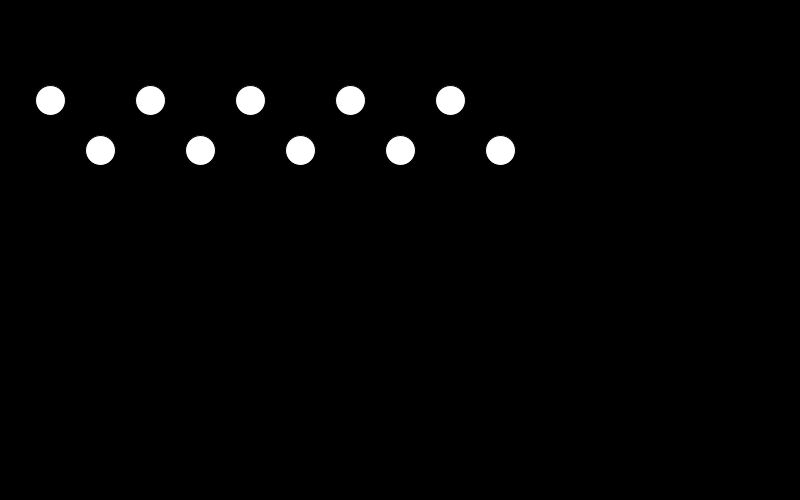
Frame 1 (no input)
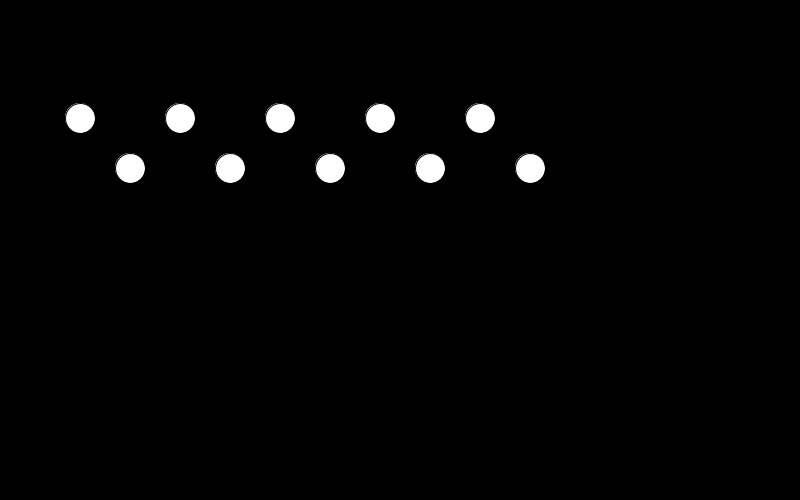
Frame 60 (the mouse pressed at the canvas centre just before this capture)
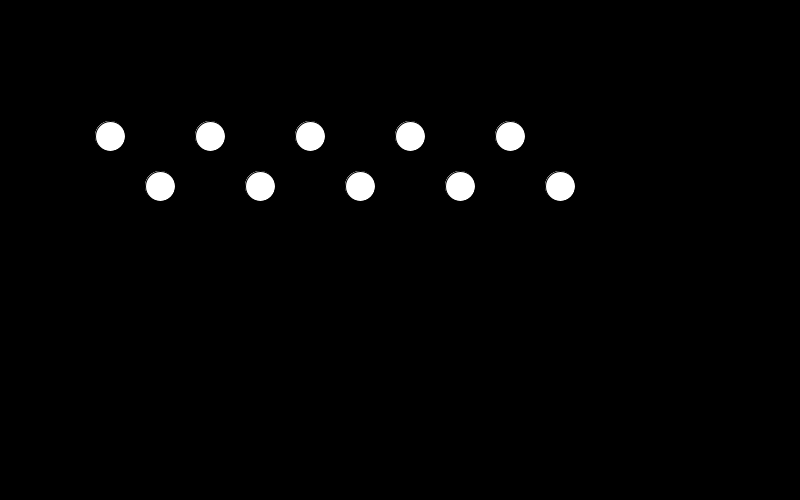
Frame 120 (the mouse held since frame 60 and released just before this capture)

The Processing sketch that drew these frames (run headless with seeded random() and noise(); from frame 60 on, the mouse is pressed at the canvas centre):

// Processing sketch: Task_4
// ── Task_4.pde
/*jeg har brugt chatgpt til at hjælpe mig
 med at forstår noget af opgaven*/

// 4.b & (h) arrays
Circle[] circles = new Circle[10];

//4a
void setup() {
  size(800, 500);
  //4.e
  circles[0]= new Circle(300, 200);



  //circles 4.i &j
  for (int i = 0; i < circles.length; i++) {
    float x = 50 + i * 50;
    float y = 100 + (i % 2) * 50;
    circles[i] = new Circle(x, y);
  }
}


//4.g
void draw() {
  background(0);
  //4.l
  for (Circle c : circles) {
    c.move(0.5, 0.3);
    c.display();
  }
}

// ── Circle.pde
//4c
class Circle {
  float xposition;
  float yposition;
  //4.d
  Circle(float x, float y) {
    xposition = x;
    yposition = y;
  }
  //4.f
  void display() {
    ellipse(xposition, yposition, 30, 30);
  }

  //4.k
  void move(float dx, float dy) {
    xposition += dx;
    yposition += dy;
    display();
  }
}
